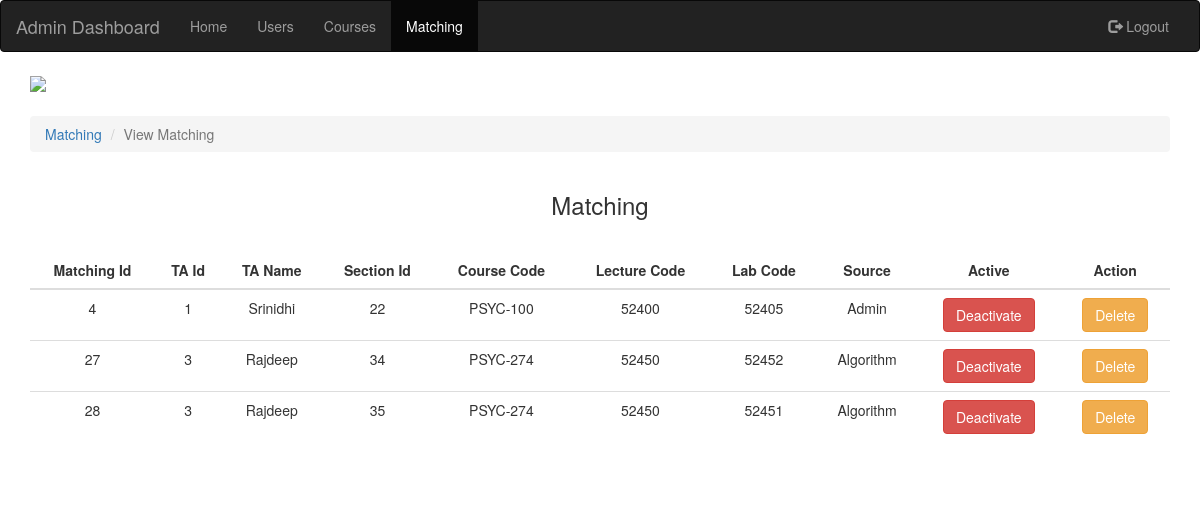
/php/admin-view-matching.php, run on an earlier commit of the app's database.
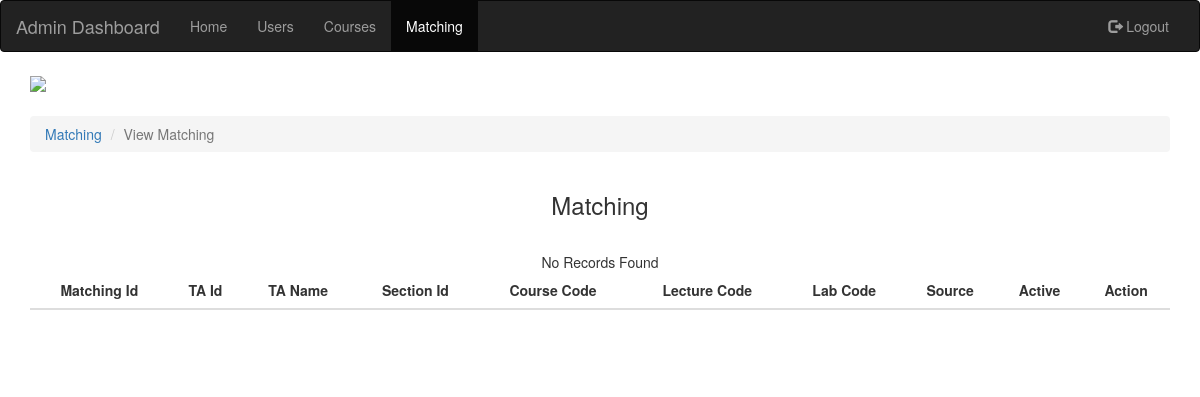
And on a later commit of the database.
### tables this page shows
CREATE TABLE IF NOT EXISTS `Admin_Matching` (
  `Admin_Matching_Id` int(11) NOT NULL AUTO_INCREMENT,
  `TA_Id` int(11) NOT NULL,
  `Section_Id` int(11) NOT NULL,
  `IsActive` int(11) NOT NULL,
  PRIMARY KEY (`Admin_Matching_Id`)
);

CREATE TABLE IF NOT EXISTS `User` (
  `User_Id` int(11) NOT NULL AUTO_INCREMENT,
  `Name` varchar(250) NOT NULL,
  `Username` varchar(250) NOT NULL,
  `Password` varchar(250) NOT NULL,
  `IsAdmin` tinyint(1) NOT NULL,
  PRIMARY KEY (`User_Id`)
);

CREATE TABLE IF NOT EXISTS `Course` (
  `Course_Id` int(11) NOT NULL AUTO_INCREMENT,
  `Course_Code` varchar(250) NOT NULL,
  `Course_Name` varchar(250) NOT NULL,
  `Area` varchar(250) NOT NULL,
  `IsActive` int(11) NOT NULL,
  `Number_Of_Half_TA` int(11) NOT NULL,
  `Number_Of_Full_TA` int(11) NOT NULL,
  PRIMARY KEY (`Course_Id`)
);

CREATE TABLE IF NOT EXISTS `Course_Section` (
  `Section_Id` int(11) NOT NULL AUTO_INCREMENT,
  `Course_Id` int(11) NOT NULL,
  `Lecture_Code` varchar(250) NOT NULL,
  `Lab_Code` varchar(250) NOT NULL,
  `IsLecture` tinyint(1) NOT NULL,
  `Time_Slot_Id` int(11) NOT NULL,
  `IsActive` tinyint(1) NOT NULL,
  PRIMARY KEY (`Section_Id`)
);

CREATE TABLE IF NOT EXISTS `Matching` (
  `Matching_Id` int(11) NOT NULL AUTO_INCREMENT,
  `Run_Id` int(11) NOT NULL,
  `Allotment_Id` int(11) NOT NULL,
  `TA_Id` int(11) NOT NULL,
  `Section_Id` int(11) NOT NULL,
  `IsActive` int(11) NOT NULL,
  PRIMARY KEY (`Matching_Id`)
);

### php/admin-view-matching.php (the view, shortened to what the changed rows need)
<?php
	include('dbConnect.php');
?>
<!DOCTYPE HTML>
<html>
	<head>
		<link href="https://maxcdn.bootstrapcdn.com/bootstrap/3.3.7/css/bootstrap.min.css" rel="stylesheet">
		<link href="../css/admin.css" type="text/css" rel="stylesheet">
	</head>
	<body>
	<div class="container">
		<div class="row">
			<div class="col-lg-12 col-md-12 col-xs-12 col-sm-12" style="margin-top: 2%;">
				<table class="table table-responsive ">
				    <thead>
					<tr>
					    <th><center>Matching Id</center></th>
					    <th><center>TA Id</center></th>
					    <th><center>TA Name</center></th>
					    <th><center>Section Id</center></th>
					    <th><center>Course Code</center></th>
					    <th><center>Lecture Code</center></th>
					    <th><center>Lab Code</center></th>
					    <th><center>Source</center></th>
					    <th><center>Active</center></th>
					    <th><center>Action</center></th>
					</tr>
				    </thead>
				    <tbody><?php
						$query="SELECT * FROM `Admin_Matching` ORDER BY `TA_Id`";
						$result=mysqli_query($conn,$query);
						$records_flag=False;
						$admin=1;
						while($row = mysqli_fetch_array($result))
						{
							$sql1="SELECT * FROM `TA` WHERE `TA_Id`='".$row['TA_Id']."'";
							$result1=mysqli_query($conn,$sql1);
							$row1 = mysqli_fetch_array($result1);
							$sql2="SELECT * FROM `User` WHERE `User_Id`='".$row1['User_Id']."'";
							$result2=mysqli_query($conn,$sql2);
							$row2 = mysqli_fetch_array($result2);
							$sql3="SELECT * FROM `Course_Section` WHERE `Section_Id`='".$row['Section_Id']."'";
							$result3=mysqli_query($conn,$sql3);
							$row3 = mysqli_fetch_array($result3);
							$sql4="SELECT * FROM `Course` WHERE `Course_Id`='".$row3['Course_Id']."'";
							$result4=mysqli_query($conn,$sql4);
							$row4 = mysqli_fetch_array($result4);
							if($row['IsActive'])
							{
								echo    "
								    <tr>
									<td><center>".$row['Admin_Matching_Id']."</center></td>
									<td><center>".$row['TA_Id']."</center></td>
									<td><center>".$row2['Name']."</center></td>
									<td><center>".$row['Section_Id']."</center></td>
									<td><center>".$row4['Course_Code']."</center></td>
									<td><center>".$row3['Lecture_Code']."</center></td>
									<td><center>".$row3['Lab_Code']."</center></td>
									<td><center>Admin</center></td>
									<td><center><a class='btn btn-danger' href='admin-deactivate-matching.php?admin_matching_id=".$row['Admin_Matching_Id']."'>Deactivate</a></center></td>
									<td>
										<center>
										<a class='btn btn-warning' type='submit' id='delete' name='submit' href='javascript:void(0);' onclick='confirmDelete(".$row['Admin_Matching_Id'].",".$admin.");'>Delete</a>
										</center>
									</td>
								    </tr>
								";
							}
				    			$records_flag=True;
						}
						$query="SELECT * FROM `Matching` ORDER BY `TA_Id`";
						$result=mysqli_query($conn,$query);
						$admin=0;
						while($row = mysqli_fetch_array($result))
						{
							$sql1="SELECT * FROM `TA` WHERE `TA_Id`='".$row['TA_Id']."'";
							$result1=mysqli_query($conn,$sql1);
							$row1 = mysqli_fetch_array($result1);
							$sql2="SELECT * FROM `User` WHERE `User_Id`='".$row1['User_Id']."'";
							$result2=mysqli_query($conn,$sql2);
							$row2 = mysqli_fetch_array($result2);
							$sql3="SELECT * FROM `Course_Section` WHERE `Section_Id`='".$row['Section_Id']."'";
							$result3=mysqli_query($conn,$sql3);
							$row3 = mysqli_fetch_array($result3);
							$sql4="SELECT * FROM `Course` WHERE `Course_Id`='".$row3['Course_Id']."'";
							$result4=mysqli_query($conn,$sql4);
							$row4 = mysqli_fetch_array($result4);
							if($row['IsActive'])
							{
								echo    "
								    <tr>
									<td><center>".$row['Matching_Id']."</center></td>
									<td><center>".$row['TA_Id']."</center></td>
									<td><center>".$row2['Name']."</center></td>
									<td><center>".$row['Section_Id']."</center></td>
									<td><center>".$row4['Course_Code']."</center></td>
									<td><center>".$row3['Lecture_Code']."</center></td>
									<td><center>".$row3['Lab_Code']."</center></td>
									<td><center>Algorithm</center></td>
									<td><center><a class='btn btn-danger' href='admin-deactivate-matching.php?matching_id=".$row['Matching_Id']."'>Deactivate</a></center></td>
									<td>
										<center>
										<a class='btn btn-warning' type='submit' id='delete' name='submit' href='javascript:void(0);' onclick='confirmDelete(".$row['Matching_Id'].",".$admin.");'>Delete</a>
										</center>
									</td>
								    </tr>
								";
							}
				    			$records_flag=True;
						}
						if($records_flag==False)
						{
							echo 	"
										<div class='container col-lg-12 col-md-12 col-xs-12 col-sm-12'>
											<div class='col-lg-12 col-md-12 col-xs-12 col-sm-12'>
												<center>No Records Found</center>
											</div>
										</div>
									";
						}
					?>
				   </tbody>
				</table>
				<br>
				<br>
			</div>
		</div>
	</div>
	</body>
</html>

What changed in the data, as far as the page shows it:
removed admin_matching: Admin_Matching_Id "4", TA_Id "1", user.Name "Srinidhi", Section_Id "22", course.Course_Code "PSYC-100", Section_Id.Lecture_Code "52400", Section_Id.Lab_Code "52405"
removed matching: Matching_Id "27", TA_Id "3", user.Name "Rajdeep", Section_Id "34", course.Course_Code "PSYC-274", Section_Id.Lecture_Code "52450", Section_Id.Lab_Code "52452"
removed matching: Matching_Id "28", TA_Id "3", user.Name "Rajdeep", Section_Id "35", course.Course_Code "PSYC-274", Section_Id.Lecture_Code "52450", Section_Id.Lab_Code "52451"
Also different on the page:
text now shown: "No Records Found"
